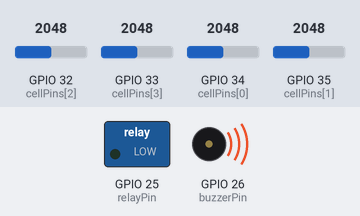
A sketch run on a simulated ESP32. On the bench: switched loads named in the sketch (green lamp = pin HIGH), buzzer (waves = sounding, pin HIGH). The inputs (shaded band) are chosen by the test bench; at power-on: GPIO 32 (cellPins[2]) = 2048, GPIO 33 (cellPins[3]) = 2048, GPIO 34 (cellPins[0]) = 2048, GPIO 35 (cellPins[1]) = 2048. What the sketch prints to the serial monitor is not drawn.

Above: at 1.2 s.
1.3 s: GPIO 32 (cellPins[2]) set to 2866
Timing chart, 0 to 4.3 s (numbered marks = the images above; inputs shaded):
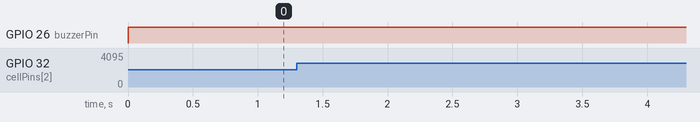

Measured:
- after the input at 1.3 s, every drawn part: stays the same

The sketch:

sketch.ino
```cpp
const int cellPins[4] = {34, 35, 32, 33};
const int relayPin = 25;
const int buzzerPin = 26;

float cellVoltage[4];
float packTotal;
float packAverage;
float imbalance;
float minV, maxV;
float prevVoltage[4] = {0, 0, 0, 0};
int weakestCell, strongestCell;
const char* healthState;
bool lastBuzzerState = false;;

unsigned long lastReport = 0;
const unsigned long reportInterval = 1000;

void readCells() {
  packTotal = 0;
  minV = 9999;
  maxV = 0;
  for (int i = 0; i < 4; i++) {
    int raw = analogRead(cellPins[i]);
    cellVoltage[i] = (raw / 4095.0) * 4.2;
    packTotal += cellVoltage[i];
    if (cellVoltage[i] < minV) {
      minV = cellVoltage[i];
      weakestCell = i;
    }
    if (cellVoltage[i] > maxV) {
      maxV = cellVoltage[i];
      strongestCell = i;
    }
  }
}

void calculateStats() {
  packAverage = packTotal / 4.0;
  imbalance = ((maxV - minV) / packAverage) * 100.0;
}

void classifyHealth() {
  if (minV < 2.8) {
    healthState = "PACK FAILURE";
  } else if (imbalance > 20.0) {
    healthState = "CRITICAL IMBALANCE";
  } else if (imbalance > 10.0) {
    healthState = "MINOR IMBALANCE";
  } else {
    healthState = "HEALTHY";
  }
}

void checkRelay() {
  if (minV < 2.8 || maxV > 4.2) {
    digitalWrite(relayPin, LOW);
    digitalWrite(buzzerPin, HIGH);
    if (!lastBuzzerState) {
      if (minV < 2.8) Serial.println("BUZZER: ON (LOW VOLTAGE!)");
      if (maxV > 4.2) Serial.println("BUZZER: ON (OVERVOLTAGE!)");
      lastBuzzerState = true;
    }
  } else if (minV > 3.0&& maxV <= 4.2) {
    digitalWrite(relayPin, HIGH);
    digitalWrite(buzzerPin, LOW);
    if (lastBuzzerState) {
      Serial.println("BUZZER: OFF (Safe)");
      lastBuzzerState = false;
    }
  }
}

void checkFluctuation() {
  for (int i = 0; i < 4; i++) {
    float change = abs(cellVoltage[i] - prevVoltage[i]);
    if (change > 0.5) {
      Serial.print("Cell ");
      Serial.print(i + 1);
      Serial.println(" in Danger - High Fluctuation!");
    }
    prevVoltage[i] = cellVoltage[i];
  }
}

void printReport() {
  Serial.println("=||=||= Battery Report =||=||=");
  for (int i = 0; i < 4; i++) {
    Serial.print("Cell ");
    Serial.print(i + 1);
    Serial.print(": ");
    Serial.print(cellVoltage[i], 2);
    Serial.print(" V");
    if (i == weakestCell) Serial.print("  << WEAKEST");
    if (i == strongestCell) Serial.print("  << STRONGEST");
    Serial.println();
  }
  Serial.print("Pack Average : ");
  Serial.print(packAverage, 2);
  Serial.println(" V");
  Serial.print("Imbalance    : ");
  Serial.print(imbalance, 1);
  Serial.println(" %");
  Serial.print("Health State : ");
  Serial.println(healthState);
  Serial.println();
}

void setup() {
  Serial.begin(9600);
  pinMode(relayPin, OUTPUT);
  pinMode(buzzerPin, OUTPUT);
  for (int i = 0; i < 4; i++) {
    prevVoltage[i] = (analogRead(cellPins[i]) / 4095.0) * 4.2;
  }
}

void loop() {
  readCells();
  calculateStats();
  classifyHealth();
  checkRelay();
  checkFluctuation();
  unsigned long now = millis();
  if (now - lastReport >= reportInterval) {
    lastReport = now;
    printReport();
  }
}
```
